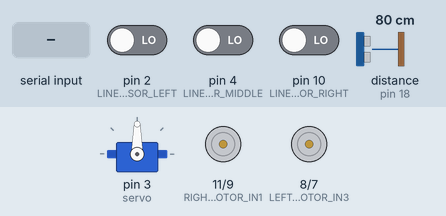
Recording of a sketch running on a simulated Arduino Uno, built with avr-gcc and run on an emulated ATmega328P. Parts: servo, motor-driver pin pairs drawn as motors (green arrow = first pin HIGH = forward, orange = second pin HIGH = backward, longer = more drive, scaled by the enable pin). Inputs (shaded band) come from the test bench; at power-on: pin 4 (LINE_FOLLOWING_SENSOR_MIDDLE) LOW, pin 2 (LINE_FOLLOWING_SENSOR_LEFT) LOW, pin 10 (LINE_FOLLOWING_SENSOR_RIGHT) LOW, distance to the obstacle (sensor on pin 18) 80 cm. The echo pulse lasts 58.3 µs per cm.

Above: at 1.2 s.
1.3 s: "L" received over the second serial link
At 1.6 s:
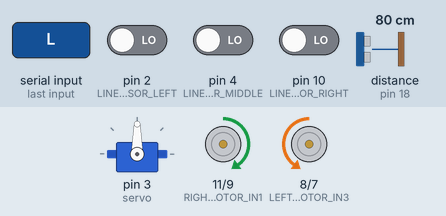
2.8 s: pin 4 (LINE_FOLLOWING_SENSOR_MIDDLE) driven HIGH
At 3.9 s:
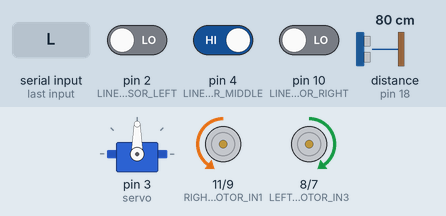
4.3 s: pin 2 (LINE_FOLLOWING_SENSOR_LEFT) driven HIGH
At 5.1 s:
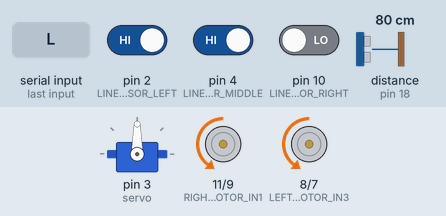
5.8 s: "A" received over the second serial link
At 6.4 s:
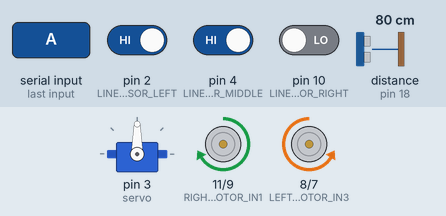
7.3 s: "R" received over the second serial link
At 8.5 s:
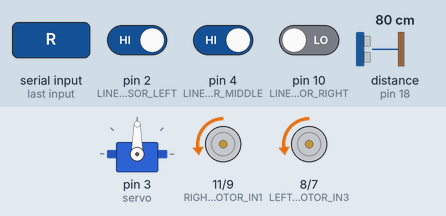
8.8 s: "F" received over the second serial link
At 9.7 s:
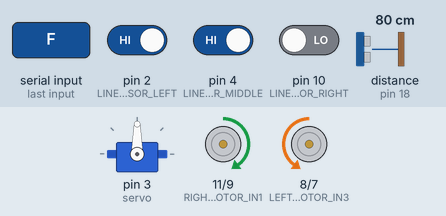
Timing chart, 0 to 11.3 s (numbered marks = the images above; inputs shaded):
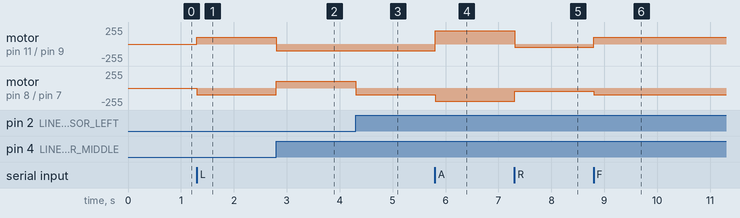

The sketch:

Mixed.ino
```cpp
#include <SoftwareSerial.h>
#include <Servo.h>

// Pin definitions
const int ULTRASONIC_TRIGGER_PIN = 19;
const int ULTRASONIC_ECHO_PIN = 18;

const int RIGHT_MOTOR_IN1 = 11;
const int RIGHT_MOTOR_IN2 = 9;
const int RIGHT_MOTOR_ENA = 6;

const int LEFT_MOTOR_IN3 = 8;
const int LEFT_MOTOR_IN4 = 7;
const int LEFT_MOTOR_ENB = 5;

const int LINE_FOLLOWING_SENSOR_LEFT = 2;
const int LINE_FOLLOWING_SENSOR_MIDDLE = 4;
const int LINE_FOLLOWING_SENSOR_RIGHT = 10;

Servo servo;
SoftwareSerial bluetooth(0, 1);

enum Mode
{
  BLUETOOTH_MODE,
  LINE_FOLLOWING_MODE,
  OBSTACLE_AVOIDANCE_MODE
};

enum CarState
{
  FORWARD,
  TURN_RIGHT,
  TURN_LEFT,
  BACKWARD,
  STOP
};

Mode currentMode = BLUETOOTH_MODE;

void setup()
{
  pinMode(ULTRASONIC_TRIGGER_PIN, OUTPUT);
  pinMode(ULTRASONIC_ECHO_PIN, INPUT);
  pinMode(RIGHT_MOTOR_IN1, OUTPUT);
  pinMode(RIGHT_MOTOR_IN2, OUTPUT);
  pinMode(RIGHT_MOTOR_ENA, OUTPUT);
  pinMode(LEFT_MOTOR_IN3, OUTPUT);
  pinMode(LEFT_MOTOR_IN4, OUTPUT);
  pinMode(LEFT_MOTOR_ENB, OUTPUT);
  pinMode(LINE_FOLLOWING_SENSOR_LEFT, INPUT);
  pinMode(LINE_FOLLOWING_SENSOR_MIDDLE, INPUT);
  pinMode(LINE_FOLLOWING_SENSOR_RIGHT, INPUT);

  Serial.begin(9600);
  bluetooth.begin(9600);
  servo.attach(3);
  setServoToCenter();
}

void loop()
{
  if (bluetooth.available())
  {
    char command = bluetooth.read();

    switch (command)
    {
    case 'L':
      currentMode = LINE_FOLLOWING_MODE;
      break;
    case 'A':
      currentMode = OBSTACLE_AVOIDANCE_MODE;
      break;

    default:
      currentMode = BLUETOOTH_MODE;
      break;
    }

    if (currentMode == BLUETOOTH_MODE)
    {
      handleBluetoothCommands(command);
    }
  }

  switch (currentMode)
  {
  case BLUETOOTH_MODE:
    // Commands handled in bluetooth.available() check
    break;

  case LINE_FOLLOWING_MODE:
    executeLineFollowing();
    break;

  case OBSTACLE_AVOIDANCE_MODE:
    executeObstacleAvoidance();
    break;
  }
}

void handleBluetoothCommands(char command)
{
  switch (command)
  {
  case 'F':
    moveForwardWithSpeed(100);
    break;
  case 'B':
    moveBackwardWithSpeed(100);
    break;
  case 'L':
    turnLeftWithSpeed(50);
    break;
  case 'R':
    turnRightWithSpeed(50);
    break;
  default:
    stopCar();
    break;
  }
}

void executeLineFollowing()
{
  int leftSensor = digitalRead(LINE_FOLLOWING_SENSOR_LEFT);
  int middleSensor = digitalRead(LINE_FOLLOWING_SENSOR_MIDDLE);
  int rightSensor = digitalRead(LINE_FOLLOWING_SENSOR_RIGHT);

  CarState state = determineState(leftSensor, middleSensor, rightSensor);
  executeState(state);
}

void executeObstacleAvoidance()
{
  long distanceToObstacle = calculateUltrasonicDistance();

  if (distanceToObstacle > 30 || distanceToObstacle == 0)
  {
    moveForwardWithSpeed(200);
  }
  else
  {
    stopCar();
    delay(300);

    long distanceLeft = turnLeftAndMeasureDistance();
    long distanceRight = turnRightAndMeasureDistance();

    if (distanceLeft < 15 && distanceRight < 15)
    {
      moveBackwardWithSpeed(200);
      delay(300);
      stopCar();
    }
    else
    {
      if (distanceRight >= distanceLeft)
      {
        delay(300);
        stopCar();
        delay(300);
        turnLeftWithSpeed(200);
        delay(350);
        stopCar();
      }
      else
      {
        delay(300);
        stopCar();
        delay(300);
        turnRightWithSpeed(200);
        delay(350);
        stopCar();
      }
    }
  }
}

CarState determineState(int leftSensor, int middleSensor, int rightSensor)
{
  if (middleSensor == LOW)
    return FORWARD;
  if (rightSensor == LOW && leftSensor != LOW)
    return TURN_RIGHT;
  if (leftSensor == LOW && rightSensor != LOW)
    return TURN_LEFT;
  return BACKWARD;
}

void executeState(CarState state)
{
  switch (state)
  {
  case FORWARD:
    moveForwardWithSpeed(100);
    break;
  case TURN_RIGHT:
    turnRightWithSpeed(100);
    break;
  case TURN_LEFT:
    turnLeftWithSpeed(100);
    break;
  case BACKWARD:
    moveBackwardWithSpeed(100);
    break;
  case STOP:
    stopCar();
    break;
  }
}

long calculateUltrasonicDistance()
{
  digitalWrite(ULTRASONIC_TRIGGER_PIN, LOW);
  delayMicroseconds(2);
  digitalWrite(ULTRASONIC_TRIGGER_PIN, HIGH);
  delayMicroseconds(10);
  digitalWrite(ULTRASONIC_TRIGGER_PIN, LOW);

  long duration = pulseIn(ULTRASONIC_ECHO_PIN, HIGH, 20000);
  return (duration == 0) ? 999 : duration * 0.034 / 2;
}

long turnLeftAndMeasureDistance()
{
  servo.write(0);
  delay(500);
  long distance = calculateUltrasonicDistance();
  setServoToCenter();
  return distance;
}

long turnRightAndMeasureDistance()
{
  servo.write(180);
  delay(500);
  long distance = calculateUltrasonicDistance();
  setServoToCenter();
  return distance;
}

void setServoToCenter()
{
  servo.write(90);
}

void moveForwardWithSpeed(int speed)
{
  digitalWrite(RIGHT_MOTOR_IN1, HIGH);
  digitalWrite(RIGHT_MOTOR_IN2, LOW);
  analogWrite(RIGHT_MOTOR_ENA, speed);

  digitalWrite(LEFT_MOTOR_IN3, LOW);
  digitalWrite(LEFT_MOTOR_IN4, HIGH);
  analogWrite(LEFT_MOTOR_ENB, speed);
}

void moveBackwardWithSpeed(int speed)
{
  digitalWrite(RIGHT_MOTOR_IN1, LOW);
  digitalWrite(RIGHT_MOTOR_IN2, HIGH);
  analogWrite(RIGHT_MOTOR_ENA, speed);

  digitalWrite(LEFT_MOTOR_IN3, HIGH);
  digitalWrite(LEFT_MOTOR_IN4, LOW);
  analogWrite(LEFT_MOTOR_ENB, speed);
}

void turnLeftWithSpeed(int speed)
{
  digitalWrite(RIGHT_MOTOR_IN1, HIGH);
  digitalWrite(RIGHT_MOTOR_IN2, LOW);
  analogWrite(RIGHT_MOTOR_ENA, speed);

  digitalWrite(LEFT_MOTOR_IN3, HIGH);
  digitalWrite(LEFT_MOTOR_IN4, LOW);
  analogWrite(LEFT_MOTOR_ENB, speed);
}

void turnRightWithSpeed(int speed)
{
  digitalWrite(RIGHT_MOTOR_IN1, LOW);
  digitalWrite(RIGHT_MOTOR_IN2, HIGH);
  analogWrite(RIGHT_MOTOR_ENA, speed);

  digitalWrite(LEFT_MOTOR_IN3, LOW);
  digitalWrite(LEFT_MOTOR_IN4, HIGH);
  analogWrite(LEFT_MOTOR_ENB, speed);
}

void stopCar()
{
  digitalWrite(RIGHT_MOTOR_IN1, LOW);
  digitalWrite(RIGHT_MOTOR_IN2, LOW);
  analogWrite(RIGHT_MOTOR_ENA, 0);

  digitalWrite(LEFT_MOTOR_IN3, LOW);
  digitalWrite(LEFT_MOTOR_IN4, LOW);
  analogWrite(LEFT_MOTOR_ENB, 0);
}
```

Measured:
- after the input at 1.3 s, motor on pin 11 (RIGHT_MOTOR_IN1) / pin 9 (RIGHT_MOTOR_IN2): stopped → forward 100/255 at once; motor on pin 8 (LEFT_MOTOR_IN3) / pin 7 (LEFT_MOTOR_IN4): stopped → backward 100/255 at once
- after the input at 2.8 s, motor on pin 11 (RIGHT_MOTOR_IN1) / pin 9 (RIGHT_MOTOR_IN2): forward 100/255 → backward 100/255 at once; motor on pin 8 (LEFT_MOTOR_IN3) / pin 7 (LEFT_MOTOR_IN4): backward 100/255 → forward 100/255 at once
- after the input at 4.3 s, motor on pin 8 (LEFT_MOTOR_IN3) / pin 7 (LEFT_MOTOR_IN4): forward 100/255 → backward 100/255 at once
- after the input at 5.8 s, motor on pin 11 (RIGHT_MOTOR_IN1) / pin 9 (RIGHT_MOTOR_IN2): backward 100/255 → forward 200/255 at once; motor on pin 8 (LEFT_MOTOR_IN3) / pin 7 (LEFT_MOTOR_IN4): backward 100/255 → backward 200/255 at once
- after the input at 7.3 s, motor on pin 11 (RIGHT_MOTOR_IN1) / pin 9 (RIGHT_MOTOR_IN2): forward 200/255 → backward 50/255 at once; motor on pin 8 (LEFT_MOTOR_IN3) / pin 7 (LEFT_MOTOR_IN4): backward 200/255 → backward 50/255 at once
- after the input at 8.8 s, motor on pin 11 (RIGHT_MOTOR_IN1) / pin 9 (RIGHT_MOTOR_IN2): backward 50/255 → forward 100/255 at once; motor on pin 8 (LEFT_MOTOR_IN3) / pin 7 (LEFT_MOTOR_IN4): backward 50/255 → backward 100/255 at once
